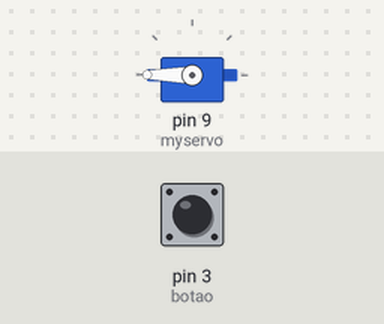
Bench run of a sketch on a simulated Arduino Uno, built with avr-gcc and run on an emulated ATmega328P. On the bench: servo. The inputs (shaded band) are chosen by the test bench; at power-on: pin 3 (botao) HIGH.

Above: at 1.2 s.
1.3 s: pin 3 (botao) pulled LOW for 3.2 s
At 2.3 s:
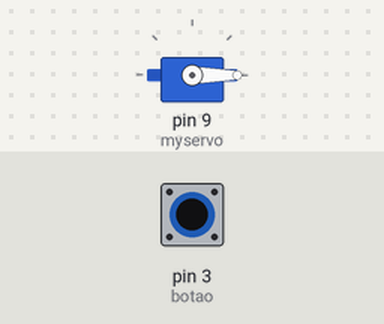
Timing chart, 0 to 6.0 s (numbered marks = the images above; inputs shaded):
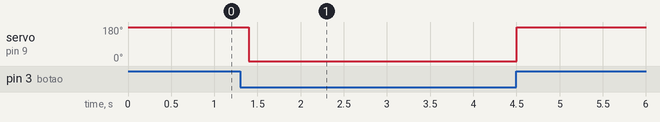

The sketch:

Servo_Arduino.ino
```cpp
#include <Servo.h>

Servo myservo; //

int pressionado; //estado do botao
int botao=3; //Pino a ser ligado o botao

void setup()
{
 myservo.attach(9); //pino de dados do servo conectado ao pino 9
 myservo.write(0); //inicia motor posição 0 graus
 pinMode(botao, INPUT_PULLUP);
}

void loop()
{
  pressionado=digitalRead(botao);  //verifica se o botao foi pressionado

  if(pressionado==1)
  {
      myservo.write(200);//o Servo fica na posição 0 graus
      delay(200);
      myservo.write(0);
  }


}
```

Measured:
- after the input at 1.3 s, servo on pin 9 (myservo): 180° → 0° after 0.10 s, → 180° 3.1 s later
